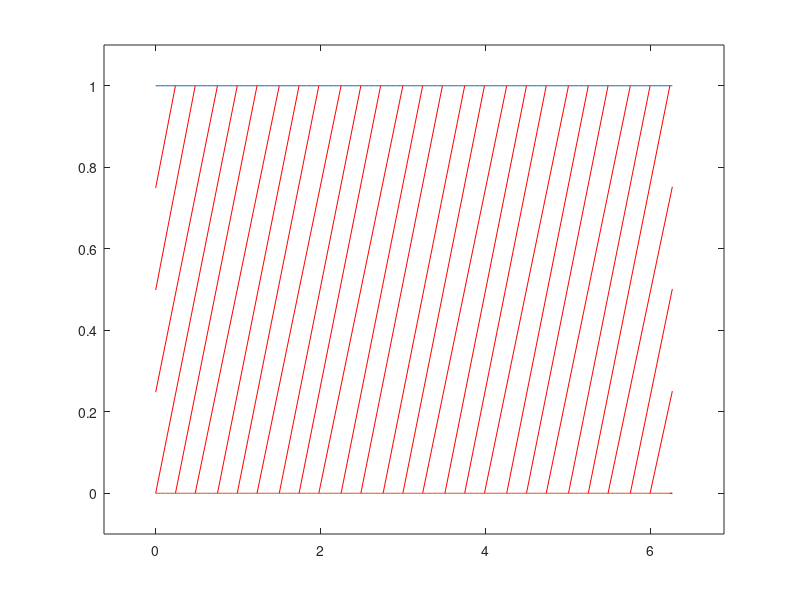

This figure's MATLAB source:
function p_handle = hatching(f,g,xx,option)
% Hatching Area between two graphics
%
% f,g : functions to plot
% xx  : graphic support
% option : ploting options
%
% See 'DEMO MODE' for exemples
%- Hassan Ijtihadi
%- v1.0  9/04/2008
close
if nargin < 4
    % CHANGE OPTIONS HERE
    option.angle = 0.25*pi;  % 45?
    option.size = 30;        % lines number
    option.margin = 0.1;     % figure margin
    option.color = 'red';    % lines color
end
if nargin < 3
    %---------------------------
    % DEMO MODE
    p = floor(3*rand()-eps);
    switch p
        case 0
            % Sample -1-
            f = @cos;
            g = @sin;
            xx = 0:0.03:2*pi;
        case 1
            % Sample -2-
            f = @(x)(x.^1.5);
            g = @sin;
            xx = 0:0.02:2*pi;
        case 2
            % Sample -3-
            f = @(x)(ones(1,length(x)));
            g = @(x)(zeros(1,length(x)));
            xx = 0:0.03:2*pi;
    end
end
% Bounds & variables
d = [cos(option.angle) sin(option.angle)];
FMin = min([f(xx) ; g(xx)]);
FMax = max([f(xx) ; g(xx)]);
dxx = max(xx) - min(xx);
m = min(xx);
% Hatching
Xmin = linspace(min(FMin)-(d(2)/d(1))*dxx,max(FMax),option.size);
Xmax = linspace(min(FMin),max(FMax)+(d(2)/d(1))*dxx,option.size);
% Local Functions
DFMIN = @(x,x0) (FMin-(d(2)/d(1))*x-x0);
DFMAX = @(x,x0) (FMax-(d(2)/d(1))*x-x0);
ZF = @(x)(find(x(1:end-1).*x(2:end)<=0));
H = [];
XX = xx-m;
Xstart = Xmin >= FMin(1) & Xmin <= FMax(1);
Xend = Xmax >= FMin(end) & Xmax <= FMax(end);
%------------------------------------
% MAIN LOOP
for i=1:length(Xmin)
    x_min = DFMIN(XX, Xmin(i));
    x_max = DFMAX(XX, Xmin(i));
    zx_min = ZF(x_min);
    zx_max = ZF(x_max);
    Xtmp = [xx(zx_min)' min([f(xx(zx_min));g(xx(zx_min))])'];
    Xtmp = [Xtmp; xx(zx_max)' max([f(xx(zx_max));g(xx(zx_max))])'];
    [tmp ,IX] = sort(Xtmp(:,1));
    Xtmp = Xtmp(IX,:);
    % Add Start Points
    if Xstart(i)
        Xtmp = [xx(1) Xmin(i); Xtmp];
    end
    % Add End Points
    if Xend(i)
        Xtmp = [Xtmp; xx(end) Xmax(i)];
    end
    for j=1:2:(size(Xtmp,1)-mod(size(Xtmp,1),2))
        H = [H; Xtmp(j,:) Xtmp(j+1,:)];
    end
end
% Plot Lines
m = option.margin;
p_handle = figure();
plot(xx,f(xx),xx,g(xx));xlim([min(xx)-m*(max(xx)-min(xx)) max(xx)+m*(max(xx)-min(xx))])
ylim([min(FMin)-m*(max(FMax)-min(FMin)) max(FMax)+m*(max(FMax)-min(FMin))])
hold on
for i=1:size(H,1)
   line(H(i,[1 3]),H(i,[2 4]),'color',option.color)
end
